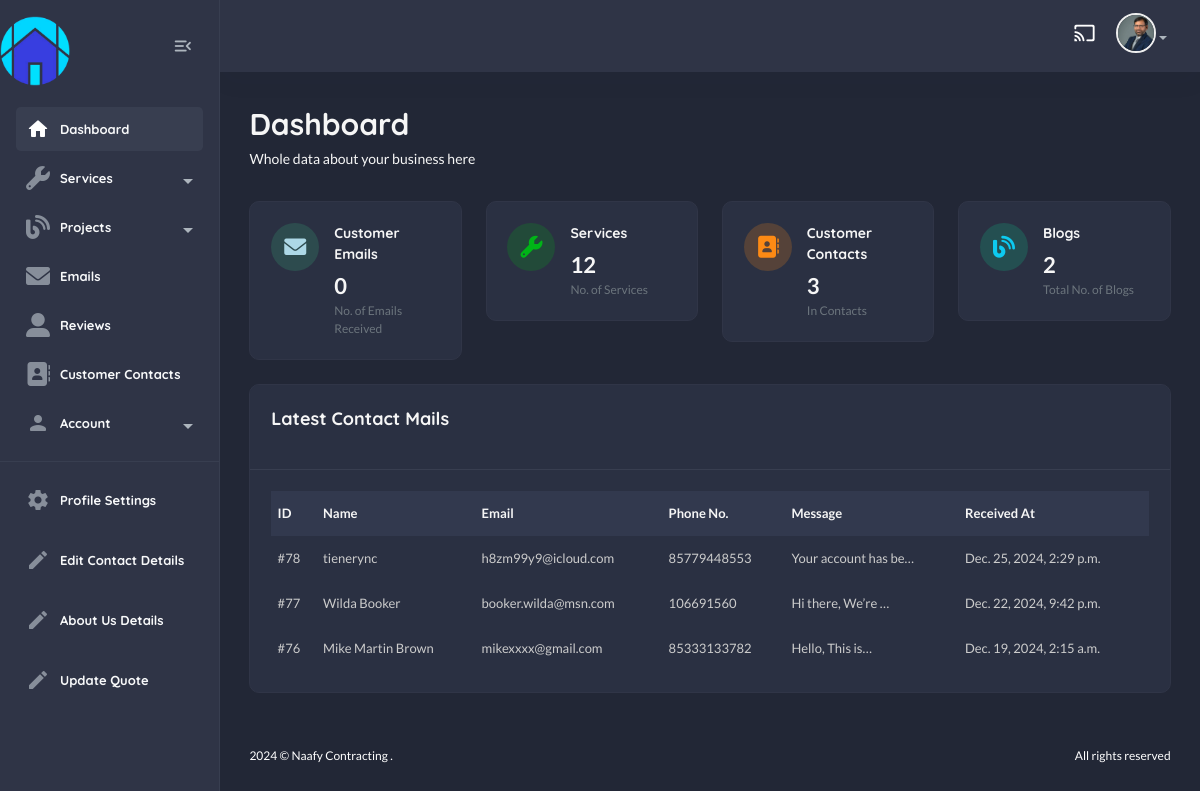
The page /useradmin/ (signed in) on the database its author committed.
### useradmin/models.py (models this page shows, shortened)
class Profile(models.Model):
    user = models.OneToOneField(User, on_delete=models.CASCADE)
    first_name = models.CharField(max_length=255, blank=True, null=True)
    last_name = models.CharField(max_length=255, blank=True, null=True)
    email = models.EmailField(max_length=255, blank=True, null=True)
    bio = models.TextField(default="This is My Bio!")
    address = models.CharField(max_length=255, blank=True, null=True)
    profile_image = models.ImageField(upload_to='profile_images/', blank=True, null=True)
    last_updated = models.DateTimeField(auto_now=True)

### contact/models.py (models this page shows, shortened)
class Contact(models.Model):
    name = models.CharField(max_length=100)
    email = models.EmailField(unique=True)
    phone_no = models.CharField(max_length=20, default="+123 456 7890")
    message = models.TextField()
    submitted_at = models.DateTimeField(auto_now_add=True)
    responded = models.BooleanField(default=False)

### useradmin/views.py (the view)
# urls.py: path("", views.dashboard_view, name="dashboard"),
@login_required
def dashboard_view(request):
    contacts = Contact.objects.all().order_by("-id")
    emails = Email.objects.all()
    services = Service.objects.all()
    blogs = Blog.objects.all()
    context = {
        "contacts" : contacts,
        "emails" : emails,
        "services" : services,
        "blogs" : blogs,
    }
    return render(request, "useradmin/dashboard.html", context)

### home/context_processors.py (called while the page is built)
def default(request):
    contact_details = ContactDetails.objects.first()
    return {
        "contact_details" : contact_details,
    }

### templates/useradmin/dashboard.html (shortened to what this page needs)
{% extends "useradmin/base.html" %}
    {% load static %}
        {% block content %}
            <section class="content-main">
                <div class="content-header">
                    <div>
                        <h2 class="content-title card-title">Dashboard</h2>
                        <p>Whole data about your business here</p>
                    </div>
                </div>
                <div class="row">
                    <div class="col-lg-3">
                        <div class="card card-body mb-4">
                            <article class="icontext">
                                <span class="icon icon-sm rounded-circle bg-primary-light"><i class="text-primary fas fa-envelope"></i></span>
                                <div class="text">
                                    <h6 class="mb-1 card-title">Customer Emails</h6>
                                    <span>{{emails.count}}</span>
                                    <span class="text-sm"> No. of Emails Received </span>
                                </div>
                            </article>
                        </div>
                    </div>
                    <div class="col-lg-3">
                        <div class="card card-body mb-4">
                            <article class="icontext">
                                <span class="icon icon-sm rounded-circle bg-success-light"><i class="text-success fas fa-wrench"></i></span>
                                <div class="text">
                                    <h6 class="mb-1 card-title">Services</h6>
                                    <span>{{services.count}}</span>
                                    <span class="text-sm"> No. of Services </span>
                                </div>
                            </article>
                        </div>
                    </div>
                    <div class="col-lg-3">
                        <div class="card card-body mb-4">
                            <article class="icontext">
                                <span class="icon icon-sm rounded-circle bg-warning-light"><i class="text-warning fas fa-address-book"></i></span>
                                <div class="text">
                                    <h6 class="mb-1 card-title">Customer Contacts</h6>
                                    <span>{{contacts.count}}</span>
                                    <span class="text-sm"> In {{categories.count}} Contacts </span>
                                </div>
                            </article>
                        </div>
                    </div>
                    <div class="col-lg-3">
                        <div class="card card-body mb-4">
                            <article class="icontext">
                                <span class="icon icon-sm rounded-circle bg-info-light"><i class="text-info fas fa-blog"></i></span>
                                <div class="text">
                                    <h6 class="mb-1 card-title">Blogs</h6>
                                    <span>{{blogs.count}}</span>
                                    <span class="text-sm"> Total No. of Blogs </span>
                                </div>
                            </article>
                        </div>
                    </div>
                </div>
                <div class="card mb-4">
                    <header class="card-header">
                        <h4 class="card-title">Latest Contact Mails</h4>
                    </header>
                    <div class="card-body">
                        <div class="table-responsive">
                            <div class="table-responsive">
                                <table class="table align-middle table-nowrap mb-0">
                                    <thead class="table-light">
                                        <tr>
                                            <th class="align-middle" scope="col">ID</th>
                                            <th class="align-middle" scope="col">Name</th>
                                            <th class="align-middle" scope="col">Email</th>
                                            <th class="align-middle" scope="col">Phone No.</th>
                                            <th class="align-middle" scope="col">Message</th>
                                            <th class="align-middle" scope="col">Received At</th>
                                        </tr>
                                    </thead>
                                    <tbody>
                                        {% for c in contacts %}
                                            <tr>
                                                <td><aclass="fw-bold">#{{c.id}}</aclass=></td>
                                                <td>{{c.name}}</td>
                                                <td>{{c.email}}</td>
                                                <td>{{c.phone_no}}</td>
                                                <td>{{c.message|truncatechars:20}}</td>
                                                <td>{{c.submitted_at}}</td>
                                            </tr>
                                        {% endfor %}
                                    </tbody>
                                </table>
                            </div>
                        </div>
                    </div>
                </div>
            </section>
        {% endblock content%}

### templates/useradmin/base.html (shortened to what this page needs)
{% load static %}
<!DOCTYPE html>
<html lang="en">
    <head>
        <link href="{% static 'assets1/css/main.css' %}" rel="stylesheet" type="text/css" />
        <link rel="stylesheet" href="https://use.fontawesome.com/releases/v5.15.4/css/all.css">
        <link rel="stylesheet" href="{% static 'css/custom.css' %}" type="text/css">
        <link rel="stylesheet" href="https://cdnjs.cloudflare.com/ajax/libs/font-awesome/6.0.0/css/all.min.css">
    </head>
    <body class="dark">
        <aside class="navbar-aside" id="offcanvas_aside">
            <div class="d-flex justify-content-center align-items-center">
                <a href="{% url 'home:home' %}" target="_blank" class="brand-wrap">
                    <img src="{% static 'img/logo.png' %}" class="logo mr-100 mt-3" width="70px" alt="Naafy Dashboard" />
                </a>
                <div class="mx-3">
                    <button class="btn btn-icon btn-aside-minimize">
                        <i class="text-muted material-icons md-menu_open"></i>
                    </button>
                </div>
            </div>
            <nav>
                <ul class="menu-aside">
                    <li class="menu-item {% url 'useradmin:dashboard' as dashboard_url %} {% if request.path == dashboard_url %}active{% endif %}">
                        <a class="menu-link" href="{% url 'useradmin:dashboard' %}">
                            <i class="icon material-icons md-home"></i>
                            <span class="text">Dashboard</span>
                        </a>
                    </li>
                    <li class="menu-item has-submenu">
                        <a class="menu-link" href="#">
                            <i class="icon fas fa-wrench"></i>
                            <span class="text">Services</span>
                        </a>
                    </li>
                    <li class="menu-item has-submenu">
                        <a class="menu-link" href="#">
                            <i class="icon fas fa-blog"></i>
                            <span class="text">Projects</span>
                        </a>
                    </li>
                    <li class="menu-item {% url 'useradmin:email-list' as email_list_url %} {% if request.path == email_list_url %}active{% endif %}">
                        <a class="menu-link" href="{% url 'useradmin:email-list' %}">
                            <i class="icon fas fa-envelope"></i>
                            <span class="text">Emails</span>
                        </a>
                    </li>
                    <li class="menu-item {% url 'useradmin:reviews-list' as reviews_list_url %} {% if request.path == reviews_list_url %}active{% endif %}">
                        <a class="menu-link" href="{% url 'useradmin:reviews-list' %}">
                            <i class="icon fas fa-user-alt"></i>
                            <span class="text">Reviews</span>
                        </a>
                    </li>
                    <li class="menu-item {% url 'useradmin:contact-list' as contact_list_url %} {% if request.path == contact_list_url %}active{% endif %}">
                        <a class="menu-link" href="{% url 'useradmin:contact-list' %}">
                            <i class="icon fas fa-address-book"></i>
                            <span class="text">Customer Contacts</span>
                        </a>
                    </li>
                        <li class="menu-item has-submenu">
                            <a class="menu-link">
                                <i class="icon material-icons md-person"></i>
                                <span class="text">Account</span>
                            </a>
                </ul>
                <hr />
                <ul class="menu-aside">
                    <li class="menu-item">
                        <a class="menu-link" href="{% url "useradmin:profile" %}">
                            <i class="icon material-icons md-settings"></i>
                            <span class="text">Profile Settings</span>
                        </a>
                    </li>
                </ul>
                <ul class="menu-aside">
                    <li class="menu-item">
                        <a class="menu-link" href="{% url "useradmin:contact-details" %}">
                            <i class="icon material-icons md-edit"></i>
                            <span class="text">Edit Contact Details</span>
                        </a>
                    </li>
                </ul>
                <ul class="menu-aside">
                    <li class="menu-item">
                        <a class="menu-link" href="{% url "useradmin:about-us" %}">
                            <i class="icon material-icons md-edit"></i>
                            <span class="text">About Us Details</span>
                        </a>
                    </li>
                </ul>
                <ul class="menu-aside">
                    <li class="menu-item">
                        <a class="menu-link" href="{% url "useradmin:quote-view" %}">
                            <i class="icon material-icons md-edit"></i>
                            <span class="text">Update Quote</span>
                        </a>
                    </li>
                </ul>
                <br />
                <br />
            </nav>
        </aside>
        <main class="main-wrap">
            <header class="main-header navbar">
                <div class="col-nav ms-auto">
                    <ul class="nav ms-auto">
                        <li class="nav-item">
                            <a href="#" class="requestfullscreen nav-link btn-icon"><i class="material-icons md-cast"></i></a>
                        </li>
                        <li class="dropdown nav-item">
                            {% if request.user.profile.profile_image %}
                            <a class="dropdown-toggle" data-bs-toggle="dropdown" href="#" id="dropdownAccount" aria-expanded="false"> <img class="img-xs rounded-circle" src="{{request.user.profile.profile_image.url}}" alt="User" /></a>
                            {% endif %}
                        </li>
                    </ul>
                </div>
            </header>
            {% block content %}
            {% endblock content %}
            <footer class="main-footer font-xs">
                <div class="row pb-30 pt-15">
                    <div class="col-sm-6">
                        &copy; Naafy Contracting .
                    </div>
                    <div class="col-sm-6">
                        <div class="text-sm-end">All rights reserved</div>
                    </div>
                </div>
            </footer>
        </main>
    </body>
</html>

### rows shown on the page
Contact: id "78", name "tienerync", email "h8zm99y9@icloud.com", phone_no "85779448553", message "Your account has be…", submitted_at "Dec. 25, 2024, 2:29 p.m."
Contact: id "77", name "Wilda Booker", email "booker.wilda@msn.com", phone_no "106691560", message "Hi there, We’re …", submitted_at "Dec. 22, 2024, 9:42 p.m."
Contact: id "76", name "Mike Martin Brown", email "mikexxxx@gmail.com", phone_no "85333133782", message "Hello, This is…", submitted_at "Dec. 19, 2024, 2:15 a.m."

### other values the page prints
{{ emails.count }} "0"
{{ services.count }} "12"
{{ contacts.count }} "3"
{{ blogs.count }} "2"
